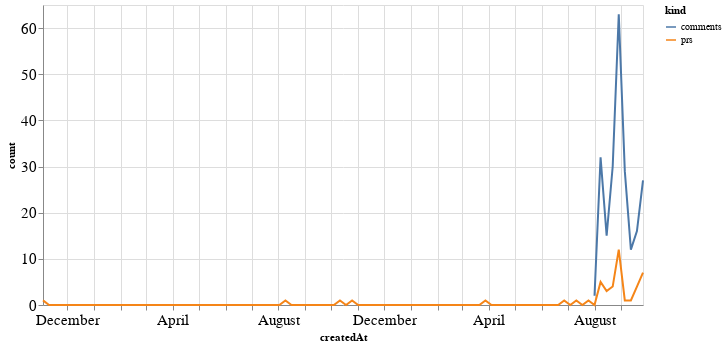

Notebook source saved alongside this figure:
### Code cell
alt.Chart(total_time, width=600).mark_line().encode(
    x='createdAt',
    y='count',
    color='kind'
)

### Figure 1 — Vega-Lite specification as saved in the notebook (floating-point values rounded to 4 significant figures; data arrays with more than 128 entries replaced by an {"elided": "..."} marker saying what was removed)
{"config": {"axisLeft": {"labelFontSize": 15}, "axisBottom": {"labelFontSize": 15}}, "data": {"name": "data-2abd406e6fccf83ec22355558362edd2"}, "mark": "line", "encoding": {"color": {"type": "nominal", "field": "kind"}, "x": {"type": "temporal", "field": "createdAt"}, "y": {"type": "quantitative", "field": "count"}}, "width": 600, "$schema": "https://vega.github.io/schema/vega-lite/v4.8.1.json", "datasets": {"data-2abd406e6fccf83ec22355558362edd2": {"elided": "200 records"}}}
